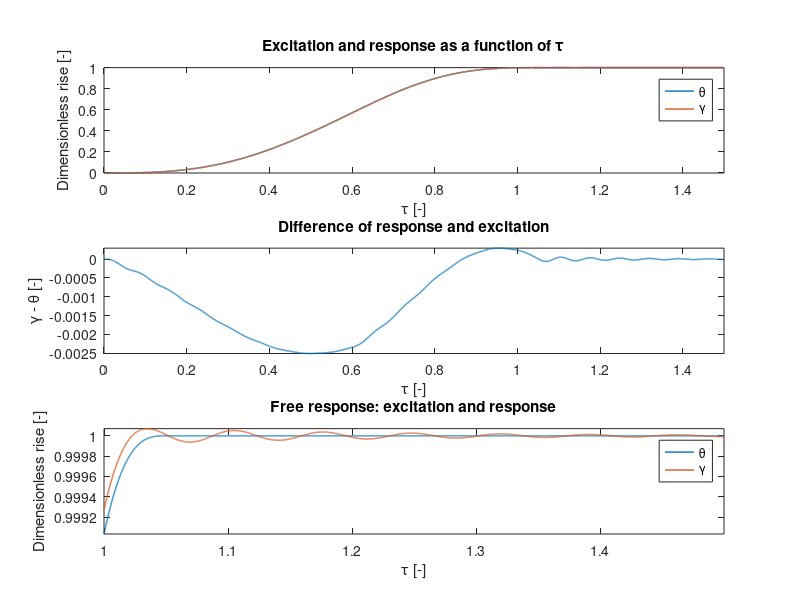
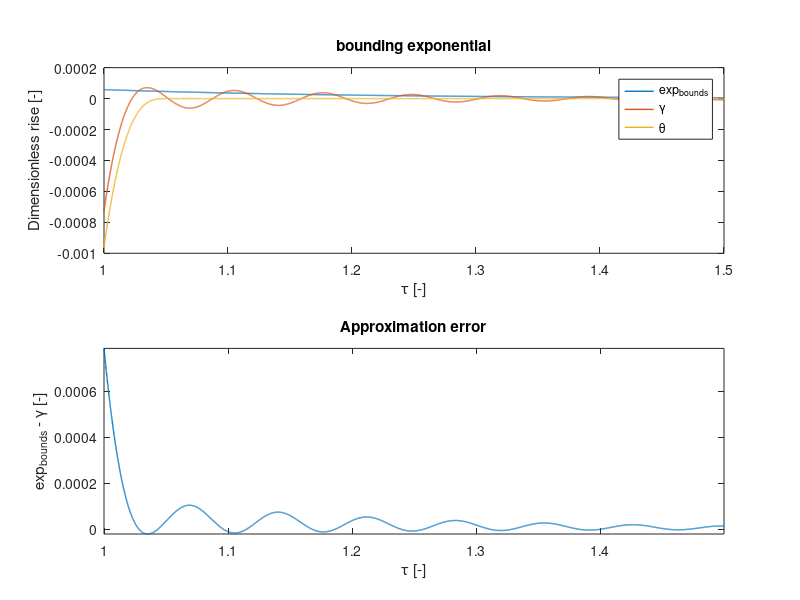
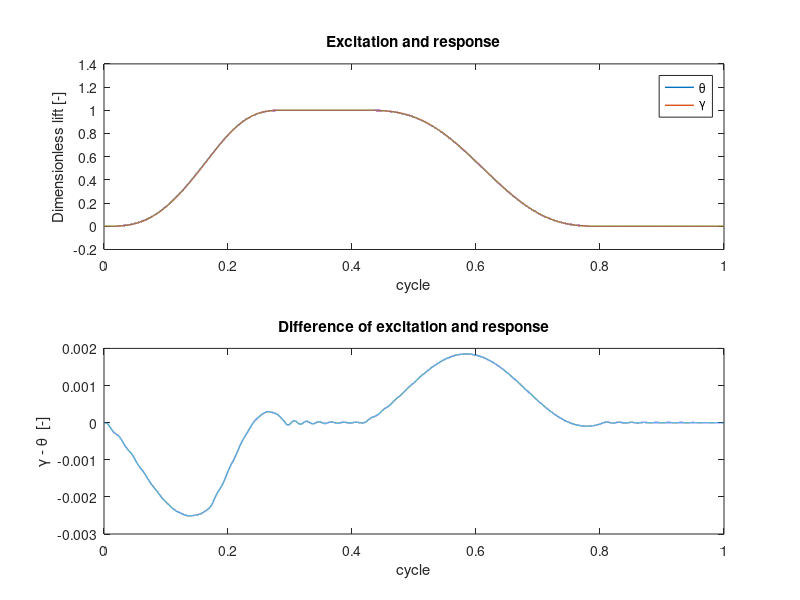

Write the MATLAB code that produced these figures, in order.
clear
close all

%load saved file from matcam.
out = load('hefwet + geometrie zonder excentriciteit.mat');
out2 = load('hefwet + geometrie.mat');


%% Determining k_f
 m = out.mass; % mass of 20 kg
 zeta = 0.054;
 omega = out.w;
 
 lambda_min = 0.75/zeta  %lambda has to be greater than 13.8889
 lambda = 14;  % So we choose lambda to be 14
 
 % define the critical lift
 theta_start = 0;
 theta_end = 100 * pi/180;  %angles in radians
 S_start = 0;
 S_end = 35; % lift in mm
 
 t_1 = (theta_end - theta_start)/omega;
 t_n = t_1/lambda;
 omega_n = 2*pi/t_n;
 k_f = ((omega_n)^2)*m  %result is a spring constant of about 2*10^6 N/mm
 
 
%% Numerical single rise analysis

T = 36000;  % 1 cycle consists of 36000 data points

t_begin = T*theta_end/(2*pi)  % start of the 'vrije respons'
t_end = T*150/360;  % start of the next rise

tau = out2.theta(1:t_end)/theta_end;
theta = out2.S(1:t_end)/S_end;

numerator = (2*pi*lambda)^2;
denominator = [1, 2*zeta*(2*pi*lambda), (2*pi*lambda)^2];
sys = tf(numerator, denominator);
gamma = lsim(sys,theta,tau);


figure('Name','Response gamma', 'Position', [100, 100, 500, 800])

subplot(3,1,1);
plot(tau,theta,'LineWidth',1);
hold on
plot(tau,gamma,'LineWidth',1);
title('Excitation and response as a function of \tau')
xlabel('\tau [-]')
ylabel('Dimensionless rise [-]')
axis('tight');
legend('\theta','\gamma')

subplot(3,1,2);
plot(tau,gamma'-theta,'LineWidth',1);
axis('tight');
title('Difference of response and excitation')
xlim([0 tau(end)]);
xlabel('\tau [-]')
ylabel('\gamma - \theta [-]')

subplot(3,1,3)
plot(tau(t_begin:t_end),theta(t_begin:t_end),'LineWidth',1);
hold on
plot(tau(t_begin:t_end),gamma(t_begin:t_end),'LineWidth',1);
title('Free response: excitation and response')
xlabel('\tau [-]')
ylabel('Dimensionless rise [-]')
axis('tight');
legend('\theta','\gamma')
xlim([tau(t_begin) tau(t_end)])

saveas(gcf,'SingleriseNumeriek.png');


%% Approximate single rise analysis

N=3;
Q=(2*pi)^2;
A_1 = Q/(2*pi*lambda).^N;  %approximate A_1
bounds_exp = A_1*exp(-zeta*2*pi*lambda*(tau-1));

figure('Name','Approximate analysis', 'Position', [100, 100, 500, 800])

subplot(2,1,1)
plot(tau(t_begin:t_end),bounds_exp(t_begin:t_end),'LineWidth',1);
hold on
plot(tau(t_begin:t_end),gamma(t_begin:t_end) - 1,'LineWidth',1);
xlim([1 1.5])
plot(tau(t_begin:t_end),theta(t_begin:t_end) - 1,'LineWidth',1)
title('bounding exponential')
xlabel('\tau [-]')
ylabel('Dimensionless rise [-]')
legend('exp_{bounds}','\gamma','\theta')

subplot(2,1,2)
plot(tau(t_begin:t_end), bounds_exp(t_begin:t_end) + 1 - gamma(t_begin:t_end)','LineWidth',1);
hold on
xlim([1 1.5])
title('Approximation error')
xlabel('\tau [-]')
ylabel('exp_{bounds} - \gamma [-]')
axis('tight');
saveas(gcf,'SingleriseBenadering.png');


%% Multi rise analysis
lambda_multi = 1/t_n;  %We need a new lambda for multi rise analysis

numerator_multi = (2*pi*lambda_multi)^2;
denominator_multi = [1, 2*zeta*(2*pi*lambda_multi), (2*pi*lambda_multi)^2];
sys_multi = tf(numerator_multi, denominator_multi);

tau_multi = out2.theta/(2*pi);  % normalized time over 1 whole cycle
theta_multi= out2.S/35;  % normalzsed lift over 1 whole cycle
gamma_multi= lsim(sys_multi,theta_multi,tau_multi)';

figure('Name','Response gamma Multirise','Position', [100, 100, 500, 500])

subplot(2,1,1)
plot(tau_multi,theta_multi,'LineWidth',1);
hold on
plot(tau_multi,gamma_multi,'LineWidth',1);
title('Excitation and response')
xlabel('cycle')
ylabel('Dimensionless lift [-]')
legend('\theta','\gamma')

subplot(2,1,2)
plot(tau_multi,gamma_multi - theta_multi,'LineWidth',1);
title('Difference of excitation and response')
xlabel('cycle')
ylabel('\gamma - \theta  [-]')
saveas(gcf,'multirise.png');

% 
% %% vergelijken multirise - singlerise
%  begin_angle = 140;
%  end_angle = 250;
%  multi_begin = 360*100*20+begin_angle*100;
%  multi_end = 360*100*20+end_angle*100;
%  gamma_norm = gamma(1:multi_end-multi_begin+1);
% 
% figure('Name','Vergelijking Single- en Multi-rise','Position', [100, 100, 500, 500])
% subplot(2,1,1)
% plot(tau_mr(multi_begin:multi_end),gamma_mr(multi_begin:multi_end),'LineWidth',1);
% hold on
% plot(tau_mr(multi_begin:multi_end),gamma_norm,'LineWidth',1);
% title('Multi- en Single-rise')
% xlabel('\tau [-]')
% ylabel('Heffing [-]')
% legend('multi-rise','single-rise')
% axis tight;
% subplot(2,1,2)
% plot(tau_mr(multi_begin:multi_end), gamma_mr(multi_begin:multi_end)' - gamma_norm,'LineWidth',1)
% title('Verschil Multi- en Single-rise')
% xlabel('\tau [-]')
% ylabel('\gamma_{multi} - \gamma_{single} [-]')
% axis tight;
% saveas(gcf,'vglmultirisesinglerise.png');
% 
%  begin_angle_new = 210;
%  multi_begin_new = 360*100*20+begin_angle_new*100;
%  multi_delta = multi_end - multi_begin;
%  gamma_norm = gamma((begin_angle_new-begin_angle)/(end_angle-begin_angle)*multi_delta:multi_delta);
% 
% figure('Name','Vergelijking Single- en Multi-rise','Position', [100, 100, 500, 500])
% subplot(2,1,1)
% plot(tau_mr(multi_begin_new:multi_end),gamma_mr(multi_begin_new:multi_end),'LineWidth',1);
% hold on
% plot(tau_mr(multi_begin_new:multi_end),gamma_norm,'LineWidth',1);
% title('Multi- en Single-rise: vrije respons')
% xlabel('\tau [-]')
% ylabel('Heffing [-]')
% legend('multi-rise','single-rise')
% axis tight;
% subplot(2,1,2)
% plot(tau_mr(multi_begin_new:multi_end), gamma_mr(multi_begin_new:multi_end)' - gamma_norm,'LineWidth',1)
% title('Verschil Multi- en Single-rise: vrije respons')
% xlabel('\tau [-]')
% ylabel('\gamma_{m} - \gamma_{s} [-]')
% axis tight;
% saveas(gcf,'vglmultirisesinglerisevrijerespons.png');
%  
% %% nieuwe contactkracht
% gamma_analyse=gamma_mr(855008:891007);
% h=2*pi./length(gamma_analyse); % rad
% S_mr=gamma_analyse.*40; %staat in mm
% V_mr=gradient(S_mr,h); %mm/rad
% A_mr=gradient(V_mr,h); %mm/rad^2
% normalforce_spring = (out2.S*out2.springconstant+out2.springpreload)./cos(out2.pressure_angle);
% normalforce_load = out2.extload./cos(out2.pressure_angle);                
% normalforce_acc = out2.mass*A_mr./1000*(out2.w^2)./cos(out2.pressure_angle);
% normalforce_tot = normalforce_spring + normalforce_load + normalforce_acc;
% figure('Name', 'oud vs. new')
% plot(out2.theta,normalforce_tot,'LineWidth',1)
% hold on
% plot(out2.theta,out2.normalforce_tot,'LineWidth',1)
% %kleiner dan nul --> groter veertje
% hold on
% plot(out2.theta,zeros(size(out2.theta)))
% xlabel('\theta [rad]')
% ylabel('Normaalcontactkracht N [N]')
% legend('Vervormbare volger','Onvervormbare volger')
% xlim([0 2*pi])
% ylim([-100 500])
% saveas(gcf,'normaalkrachten.png');
% 
%  